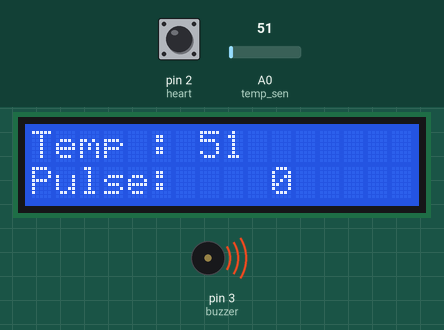
This sketch was run on a simulated Arduino Uno, built with avr-gcc and run on an emulated ATmega328P. On the bench: 16×2 character LCD, buzzer (waves = sounding, pin HIGH). Inputs (shaded band) come from the test bench; at power-on: A0 (temp_sen) = 51, pin 2 (heart) HIGH. What the sketch prints to the serial monitor is not drawn.

Above: at 3.2 s.
3.3 s: A0 (temp_sen) set to 44
At 4.4 s:
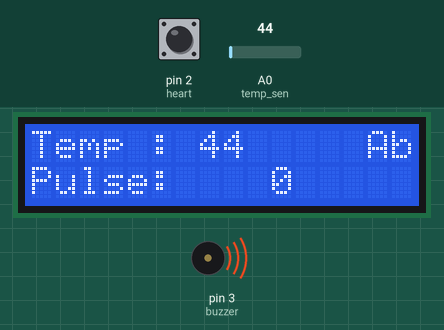
5.1 s: A0 (temp_sen) set to 38
At 6.3 s:
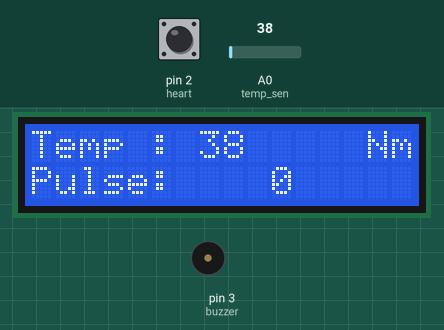
6.6 s: pin 2 (heart) pulled LOW for 1.05 s
At 12.5 s:
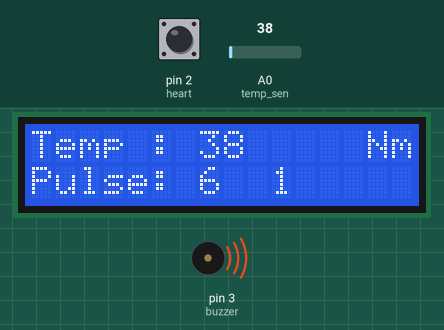
13.2 s: A0 (temp_sen) set to 61
At 15.0 s:
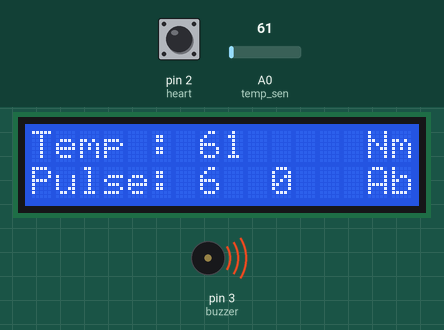
17.8 s: pin 2 (heart) pulled LOW for 1.05 s
At 20.8 s:
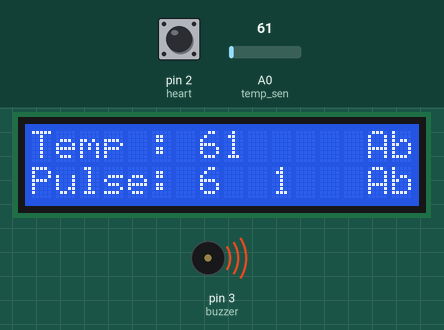
Timing chart, 0 to 21.9 s (numbered marks = the images above; inputs shaded):
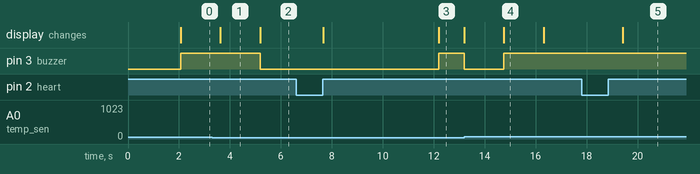

The sketch:

TEMP.ino
```cpp
#include <LiquidCrystal.h>
LiquidCrystal lcd(4,5,6,7,8,9);

#define temp_sen A0
#define heart    2
#define buzzer   3

String heart_sen_status,temp_sen_status;
int count=0, chk, heart_read=0,heart_send,heart_min;
unsigned long previousMillis1 = 0;
unsigned int interval1 = 1000, sec = 0,sec1 = 0;
unsigned int temp_sen_read=0;
String msg="NORMAL";
String URL;
const char* ssid = "Test";
const char* password ="12345678";
void data_out();
void setup(void)
{
  Serial.begin(9600);
  lcd.begin(16, 2);

  pinMode(temp_sen,INPUT);
  pinMode(heart,INPUT_PULLUP);
  pinMode(buzzer,OUTPUT);
  digitalWrite(buzzer,LOW);

  lcd.setCursor(0,0); lcd.print(" Patient Health ");
  lcd.setCursor(0,1); lcd.print("   monitoring   ");
  Serial.println(" Patient Health monitoring ");
  delay(2000);
  lcd.clear();
  lcd.setCursor(0,0); lcd.print("Temp :         ");
  lcd.setCursor(0,1); lcd.print("Pulse:         ");
}
  void loop(void)
{

  unsigned long currentMillis = millis();
  if ((unsigned long)(currentMillis - previousMillis1) >= interval1)   // check for rollover delay 1
  {
    sec++;sec1++;
    previousMillis1 = currentMillis;
  }
  if     (digitalRead(heart)==LOW &&chk==0){chk=1;}
  else if(digitalRead(heart)==HIGH&&chk==1){chk=0;heart_read++;}
    if     (heart_min<100){lcd.setCursor(11, 1); lcd.print(" ");}
    else if(heart_min<10) {lcd.setCursor(10, 1); lcd.print("  ");}
         lcd.setCursor(10, 1); lcd.print(heart_read);
      temp_sen_read=analogRead(temp_sen);
     // temp_sen_read=temp_sen_read/3;
     // temp_sen_read=temp_sen_read-100;
     if     (temp_sen_read<10)   {lcd.setCursor(8, 0); lcd.print("   "); }
     else if(temp_sen_read<100)  {lcd.setCursor(9, 0); lcd.print("  ");  }
     else if(temp_sen_read<1000) {lcd.setCursor(10, 0); lcd.print(" ");   }
      lcd.setCursor(7, 0); lcd.print(temp_sen_read);Serial.println(temp_sen_read);
      if(temp_sen_read>40)
      {  digitalWrite(buzzer,HIGH);data_out();
         lcd.setCursor(14, 0); lcd.print("Ab");}
     else {  digitalWrite(buzzer,LOW);
             lcd.setCursor(14, 0); lcd.print("Nm");}
  if(sec>9)
  {
    heart_min=heart_read*6;
    if     (heart_min<100){lcd.setCursor(8, 1); lcd.print(" ");}
    else if(heart_min<10) {lcd.setCursor(7, 1); lcd.print("  ");}
    lcd.setCursor(7, 1); lcd.print(heart_min);

    if     (heart_min>=60&&heart_min<=100)
    {digitalWrite( buzzer,LOW);lcd.setCursor(14, 1); lcd.print("Nm"); }
    else
    {digitalWrite( buzzer,HIGH);delay(1000);digitalWrite( buzzer,LOW);
    lcd.setCursor(14, 1); lcd.print("Ab"); }
    data_out();
    heart_read=0;
    sec=0;
  }
}

void data_out()
{

    URL ="http://iot-patienthealth.krabd.com/data.php?uid=ADDWEWS5421EW5BTDM7ETHGKXT&data1=";

    URL =URL+heart_read;
    URL =URL+"&data2=";  //location
    URL =URL+temp_sen_read;
    Serial.print("WEB Send URL: ");  Serial.println(URL);Serial.println();Serial.println();
    delay(1000);
   //     HTTPClient http;
   // http.begin(URL);
   // int httpCode = http.GET();
   // String payload = http.getString();
    //Serial.println(payload);
   // http.end();
    delay(500);
 }
```

Measured:
- the behaviour switches between 41 and 40 on A0 (temp_sen) (found by bisection; images 1 and 2)
- after the input at 3.3 s, the display: first differs from a run without the input after 0.33 s (image 1)
- after the input at 5.1 s, pin 3 (buzzer): HIGH → LOW after 0.08 s; the display: changes after 0.08 s (image 2)
- after the input at 6.6 s, the display: first changes after 1.1 s (image 3 shows a later state)
- after the input at 17.8 s, the display: changes after 1.6 s (image 5)
- what the display in image 4 shows lasts 1.5 s, from 14.8 s to 16.3 s
